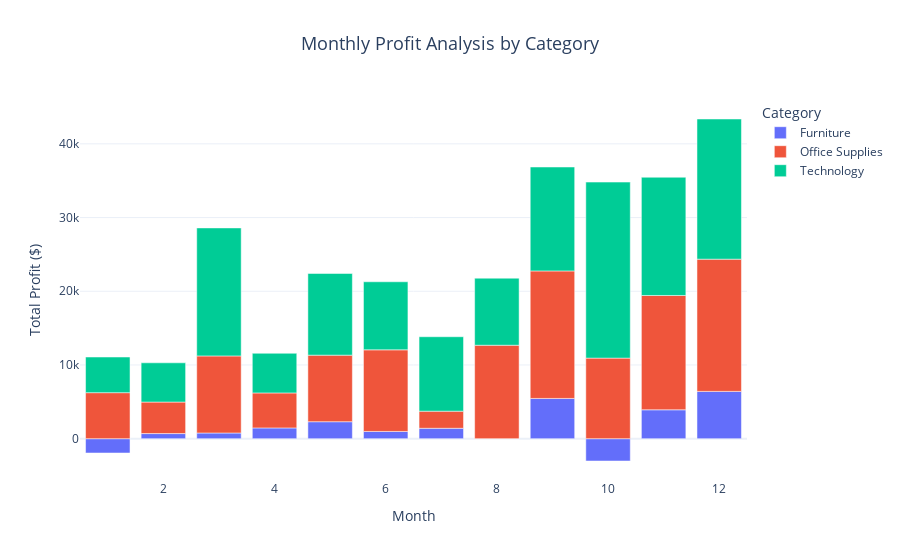

Notebook source saved alongside this figure:
### Markdown cell above
#Creating the visualization with Category in the tooltip

### Code cell
# Grouping data by Order Month and Category
profit_by_month_category = data.groupby(['Order Month', 'Category'])['Profit'].sum().reset_index()

# Creating the visualization with Category in the tooltip
fig = px.bar(profit_by_month_category, 
             x='Order Month', 
             y='Profit', 
             color='Category',  # Adds color for each category
             title="Monthly Profit Analysis by Category",
             labels={'Order Month': 'Month', 'Profit': 'Total Profit ($)', 'Category': 'Category'},
             hover_data=['Category'])  # Include Category in the tooltip
fig.update_layout(title_font_size=18, title_x=0.5)
fig.show()

### Figure 1 — Plotly figure (JSON) as saved in the notebook; plotly's stock layout.template omitted (floating-point values rounded to 4 significant figures)
{"data": [{"alignmentgroup": "True", "customdata": [["Furniture"], ["Furniture"], ["Furniture"], ["Furniture"], ["Furniture"], ["Furniture"], ["Furniture"], ["Furniture"], ["Furniture"], ["Furniture"], ["Furniture"], ["Furniture"]], "hovertemplate": "Category=%{customdata[0]}<br>Month=%{x}<br>Total Profit ($)=%{y}<extra></extra>", "legendgroup": "Furniture", "marker": {"color": "#636efa", "pattern": {"shape": ""}}, "name": "Furniture", "offsetgroup": "Furniture", "orientation": "v", "showlegend": true, "textposition": "auto", "type": "bar", "x": [1, 2, 3, 4, 5, 6, 7, 8, 9, 10, 11, 12], "xaxis": "x", "y": [-1944.0, 693.6, 772.0, 1460.0, 2302.0, 982.4, 1413.0, 4.094, 5460.0, -3028.0, 3920.0, 6416.0], "yaxis": "y"}, {"alignmentgroup": "True", "customdata": [["Office Supplies"], ["Office Supplies"], ["Office Supplies"], ["Office Supplies"], ["Office Supplies"], ["Office Supplies"], ["Office Supplies"], ["Office Supplies"], ["Office Supplies"], ["Office Supplies"], ["Office Supplies"], ["Office Supplies"]], "hovertemplate": "Category=%{customdata[0]}<br>Month=%{x}<br>Total Profit ($)=%{y}<extra></extra>", "legendgroup": "Office Supplies", "marker": {"color": "#EF553B", "pattern": {"shape": ""}}, "name": "Office Supplies", "offsetgroup": "Office Supplies", "orientation": "v", "showlegend": true, "textposition": "auto", "type": "bar", "x": [1, 2, 3, 4, 5, 6, 7, 8, 9, 10, 11, 12], "xaxis": "x", "y": [6244.0, 4274.0, 10460.0, 4748.0, 9030.0, 11070.0, 2319.0, 12670.0, 17300.0, 10930.0, 15510.0, 17940.0], "yaxis": "y"}, {"alignmentgroup": "True", "customdata": [["Technology"], ["Technology"], ["Technology"], ["Technology"], ["Technology"], ["Technology"], ["Technology"], ["Technology"], ["Technology"], ["Technology"], ["Technology"], ["Technology"]], "hovertemplate": "Category=%{customdata[0]}<br>Month=%{x}<br>Total Profit ($)=%{y}<extra></extra>", "legendgroup": "Technology", "marker": {"color": "#00cc96", "pattern": {"shape": ""}}, "name": "Technology", "offsetgroup": "Technology", "orientation": "v", "showlegend": true, "textposition": "auto", "type": "bar", "x": [1, 2, 3, 4, 5, 6, 7, 8, 9, 10, 11, 12], "xaxis": "x", "y": [4835.0, 5327.0, 17370.0, 5379.0, 11080.0, 9230.0, 10100.0, 9099.0, 14100.0, 23880.0, 16040.0, 19020.0], "yaxis": "y"}], "layout": {"autosize": true, "barmode": "relative", "legend": {"title": {"text": "Category"}, "tracegroupgap": 0}, "title": {"font": {"size": 18}, "text": "Monthly Profit Analysis by Category", "x": 0.5}, "xaxis": {"anchor": "y", "autorange": true, "domain": [0, 1], "range": [0.5, 12.5], "title": {"text": "Month"}, "type": "linear"}, "yaxis": {"anchor": "x", "autorange": true, "domain": [0, 1], "range": [-5606.0, 45950.0], "title": {"text": "Total Profit ($)"}, "type": "linear"}}}
